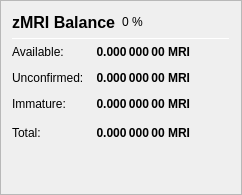
                   <widget class="QFrame" name="frame_ZerocoinBalances">
                    <property name="frameShape">
                     <enum>QFrame::StyledPanel</enum>
                    </property>
                    <property name="frameShadow">
                     <enum>QFrame::Raised</enum>
                    </property>
                    <layout class="QVBoxLayout" name="verticalLayout_7">
                     <item>
                      <layout class="QHBoxLayout" name="horizontalLayout_8" stretch="0">
                       <item>
                        <widget class="QLabel" name="label_5z_3">
                         <property name="minimumSize">
                          <size>
                           <width>0</width>
                           <height>20</height>
                          </size>
                         </property>
                         <property name="font">
                          <font>
                           <pointsize>12</pointsize>
                           <weight>75</weight>
                           <bold>true</bold>
                          </font>
                         </property>
                         <property name="text">
                          <string>zMRI Balance</string>
                         </property>
                        </widget>
                       </item>
                       <item>
                        <widget class="QLabel" name="labelzMRIPercent">
                         <property name="text">
                          <string notr="true">0 %</string>
                         </property>
                        </widget>
                       </item>
                       <item>
                        <spacer name="horizontalSpacer_11">
                         <property name="orientation">
                          <enum>Qt::Horizontal</enum>
                         </property>
                         <property name="sizeHint" stdset="0">
                          <size>
                           <width>40</width>
                           <height>20</height>
                          </size>
                         </property>
                        </spacer>
                       </item>
                      </layout>
                     </item>
                     <item>
                      <widget class="Line" name="line_ZerocoinBalance">
                       <property name="minimumSize">
                        <size>
                         <width>0</width>
                         <height>1</height>
                        </size>
                       </property>
                       <property name="maximumSize">
                        <size>
                         <width>16777215</width>
                         <height>1</height>
                        </size>
                       </property>
                       <property name="orientation">
                        <enum>Qt::Horizontal</enum>
                       </property>
                      </widget>
                     </item>
                     <item>
                      <layout class="QGridLayout" name="gridLayout_5">
                       <property name="spacing">
                        <number>12</number>
                       </property>
                       <item row="1" column="0">
                        <widget class="QLabel" name="labelzBalanceMatureText">
                         <property name="toolTip">
                          <string>Mature: more than 20 confirmation and more than 3 mints of the same denomination after it was minted.
These zMRI are spendable.</string>
                         </property>
                         <property name="text">
                          <string>Available:</string>
                         </property>
                        </widget>
                       </item>
                       <item row="1" column="1">
                        <widget class="QLabel" name="labelzBalanceMature">
                         <property name="font">
                          <font>
                           <weight>75</weight>
                           <bold>true</bold>
                          </font>
                         </property>
                         <property name="toolTip">
                          <string>Mature: more than 20 confirmation and more than 3 mints of the same denomination after it was minted.
These zMRI are spendable.</string>
                         </property>
                         <property name="text">
                          <string notr="true">0.000 000 00 MRI</string>
                         </property>
                         <property name="alignment">
                          <set>Qt::AlignRight|Qt::AlignTrailing|Qt::AlignVCenter</set>
                         </property>
                        </widget>
                       </item>
                       <item row="2" column="0">
                        <widget class="QLabel" name="labelzBalanceUnconfirmedText">
                         <property name="toolTip">
                          <string>Unconfirmed: less than 20 confirmations
Immature: confirmed, but less than 3 mints of the same denomination after it was minted</string>
                         </property>
                         <property name="text">
                          <string>Unconfirmed:</string>
                         </property>
                        </widget>
                       </item>
                       <item row="2" column="1">
                        <widget class="QLabel" name="labelzBalanceUnconfirmed">
                         <property name="font">
                          <font>
                           <weight>75</weight>
                           <bold>true</bold>
                          </font>
                         </property>
                         <property name="toolTip">
                          <string>Unconfirmed: less than 20 confirmations
Immature: confirmed, but less than 3 mints of the same denomination after it was minted</string>
                         </property>
                         <property name="text">
                          <string notr="true">0.000 000 00 MRI</string>
                         </property>
                         <property name="alignment">
                          <set>Qt::AlignRight|Qt::AlignTrailing|Qt::AlignVCenter</set>
                         </property>
                        </widget>
                       </item>
                       <item row="3" column="0">
                        <widget class="QLabel" name="labelzBalanceImmatureText">
                         <property name="toolTip">
                          <string>Unconfirmed: less than 20 confirmations
Immature: confirmed, but less than 3 mints of the same denomination after it was minted</string>
                         </property>
                         <property name="text">
                          <string>Immature:</string>
                         </property>
                        </widget>
                       </item>
                       <item row="3" column="1">
                        <widget class="QLabel" name="labelzBalanceImmature">
                         <property name="font">
                          <font>
                           <weight>75</weight>
                           <bold>true</bold>
                          </font>
                         </property>
                         <property name="toolTip">
                          <string>Unconfirmed: less than 20 confirmations
Immature: confirmed, but less than 3 mints of the same denomination after it was minted</string>
                         </property>
                         <property name="text">
                          <string notr="true">0.000 000 00 MRI</string>
                         </property>
                         <property name="alignment">
                          <set>Qt::AlignRight|Qt::AlignTrailing|Qt::AlignVCenter</set>
                         </property>
                        </widget>
                       </item>
                       <item row="4" column="0">
                        <widget class="QLabel" name="labelzBalanceText">
                         <property name="toolTip">
                          <string>Your current zMRI balance, unconfirmed and immature zMRI included.</string>
                         </property>
                         <property name="text">
                          <string>Total:</string>
                         </property>
                        </widget>
                       </item>
                       <item row="4" column="1">
                        <widget class="QLabel" name="labelzBalance">
                         <property name="font">
                          <font>
                           <weight>75</weight>
                           <bold>true</bold>
                          </font>
                         </property>
                         <property name="cursor">
                          <cursorShape>IBeamCursor</cursorShape>
                         </property>
                         <property name="toolTip">
                          <string>Your current zMRI balance, unconfirmed and immature zMRI included.</string>
                         </property>
                         <property name="text">
                          <string notr="true">0.000 000 00 MRI</string>
                         </property>
                         <property name="alignment">
                          <set>Qt::AlignRight|Qt::AlignTrailing|Qt::AlignVCenter</set>
                         </property>
                         <property name="textInteractionFlags">
                          <set>Qt::LinksAccessibleByMouse|Qt::TextSelectableByKeyboard|Qt::TextSelectableByMouse</set>
                         </property>
                        </widget>
                       </item>
                       <item row="4" column="2">
                        <spacer name="horizontalSpacer_4">
                         <property name="orientation">
                          <enum>Qt::Horizontal</enum>
                         </property>
                         <property name="sizeHint" stdset="0">
                          <size>
                           <width>40</width>
                           <height>20</height>
                          </size>
                         </property>
                        </spacer>
                       </item>
                      </layout>
                     </item>
                     <item>
                      <spacer name="verticalSpacer_4">
                       <property name="orientation">
                        <enum>Qt::Vertical</enum>
                       </property>
                       <property name="sizeHint" stdset="0">
                        <size>
                         <width>20</width>
                         <height>40</height>
                        </size>
                       </property>
                      </spacer>
                     </item>
                    </layout>
                   </widget>
